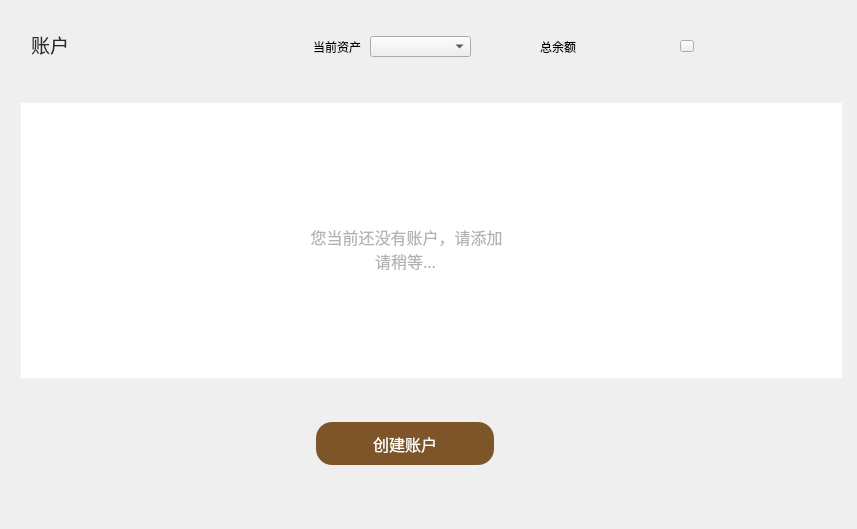
<?xml version="1.0" encoding="UTF-8"?>
<ui version="4.0">
 <class>MainPage</class>
 <widget class="QWidget" name="MainPage">
  <property name="geometry">
   <rect>
    <x>0</x>
    <y>0</y>
    <width>857</width>
    <height>529</height>
   </rect>
  </property>
  <property name="font">
   <font>
    <family>微软雅黑</family>
   </font>
  </property>
  <property name="windowTitle">
   <string>Form</string>
  </property>
  <property name="styleSheet">
   <string notr="true"/>
  </property>
  <widget class="QLabel" name="accountListLabel">
   <property name="geometry">
    <rect>
     <x>31</x>
     <y>34</y>
     <width>91</width>
     <height>21</height>
    </rect>
   </property>
   <property name="font">
    <font>
     <family>微软雅黑</family>
     <pointsize>14</pointsize>
     <weight>50</weight>
     <italic>false</italic>
     <bold>false</bold>
    </font>
   </property>
   <property name="styleSheet">
    <string notr="true">background:transparent;
color: rgb(40, 40, 40);</string>
   </property>
   <property name="text">
    <string>账户</string>
   </property>
  </widget>
  <widget class="QLabel" name="totalBalanceLabel">
   <property name="geometry">
    <rect>
     <x>594</x>
     <y>33</y>
     <width>71</width>
     <height>30</height>
    </rect>
   </property>
   <property name="font">
    <font>
     <family>微软雅黑</family>
     <pointsize>14</pointsize>
    </font>
   </property>
   <property name="styleSheet">
    <string notr="true">background:transparent;</string>
   </property>
   <property name="text">
    <string/>
   </property>
   <property name="alignment">
    <set>Qt::AlignLeading|Qt::AlignLeft|Qt::AlignVCenter</set>
   </property>
  </widget>
  <widget class="QLabel" name="label">
   <property name="geometry">
    <rect>
     <x>515</x>
     <y>36</y>
     <width>61</width>
     <height>21</height>
    </rect>
   </property>
   <property name="font">
    <font>
     <family>微软雅黑</family>
     <pointsize>9</pointsize>
    </font>
   </property>
   <property name="styleSheet">
    <string notr="true">background:transparent;</string>
   </property>
   <property name="text">
    <string>总余额</string>
   </property>
   <property name="alignment">
    <set>Qt::AlignRight|Qt::AlignTrailing|Qt::AlignVCenter</set>
   </property>
  </widget>
  <widget class="QToolButton" name="addAccountBtn">
   <property name="geometry">
    <rect>
     <x>316</x>
     <y>422</y>
     <width>178</width>
     <height>43</height>
    </rect>
   </property>
   <property name="font">
    <font>
     <family>微软雅黑</family>
     <pointsize>12</pointsize>
    </font>
   </property>
   <property name="cursor">
    <cursorShape>PointingHandCursor</cursorShape>
   </property>
   <property name="focusPolicy">
    <enum>Qt::NoFocus</enum>
   </property>
   <property name="styleSheet">
    <string notr="true">QToolButton{background-color:rgb(125,85,40);color:#ffffff;border:none;border-radius:16px;}
QToolButton:hover{background-color:rgb(185,150,85);}
QToolButton:disabled{background-color:#cecece;}</string>
   </property>
   <property name="text">
    <string>创建账户</string>
   </property>
  </widget>
  <widget class="QTableWidget" name="accountTableWidget">
   <property name="geometry">
    <rect>
     <x>20</x>
     <y>102</y>
     <width>823</width>
     <height>277</height>
    </rect>
   </property>
   <property name="cursor" stdset="0">
    <cursorShape>PointingHandCursor</cursorShape>
   </property>
   <property name="layoutDirection">
    <enum>Qt::LeftToRight</enum>
   </property>
   <property name="styleSheet">
    <string notr="true">QTableWidget{border: 1px solid rgb(241,241,248);gridline-color: rgb(241,241,248)}
QHeaderView{background-color:white;min-height:47;}
QHeaderView::section{background-color: white;border: 1px solid rgb(241,241,248);
font: 12px &quot;微软雅黑&quot;;}</string>
   </property>
   <property name="frameShape">
    <enum>QFrame::Box</enum>
   </property>
   <property name="frameShadow">
    <enum>QFrame::Plain</enum>
   </property>
   <property name="verticalScrollBarPolicy">
    <enum>Qt::ScrollBarAsNeeded</enum>
   </property>
   <property name="horizontalScrollBarPolicy">
    <enum>Qt::ScrollBarAlwaysOff</enum>
   </property>
   <property name="autoScroll">
    <bool>true</bool>
   </property>
   <property name="editTriggers">
    <set>QAbstractItemView::NoEditTriggers</set>
   </property>
   <property name="selectionMode">
    <enum>QAbstractItemView::NoSelection</enum>
   </property>
   <property name="iconSize">
    <size>
     <width>19</width>
     <height>12</height>
    </size>
   </property>
   <property name="verticalScrollMode">
    <enum>QAbstractItemView::ScrollPerItem</enum>
   </property>
   <property name="horizontalScrollMode">
    <enum>QAbstractItemView::ScrollPerItem</enum>
   </property>
   <property name="showGrid">
    <bool>true</bool>
   </property>
   <property name="gridStyle">
    <enum>Qt::SolidLine</enum>
   </property>
   <attribute name="horizontalHeaderVisible">
    <bool>false</bool>
   </attribute>
   <attribute name="horizontalHeaderCascadingSectionResizes">
    <bool>false</bool>
   </attribute>
   <attribute name="horizontalHeaderHighlightSections">
    <bool>false</bool>
   </attribute>
   <attribute name="verticalHeaderVisible">
    <bool>false</bool>
   </attribute>
   <attribute name="verticalHeaderHighlightSections">
    <bool>false</bool>
   </attribute>
   <column>
    <property name="text">
     <string>账户</string>
    </property>
    <property name="font">
     <font>
      <family>微软雅黑</family>
     </font>
    </property>
    <property name="textAlignment">
     <set>AlignCenter</set>
    </property>
   </column>
   <column>
    <property name="text">
     <string>地址</string>
    </property>
    <property name="font">
     <font>
      <family>微软雅黑</family>
     </font>
    </property>
    <property name="textAlignment">
     <set>AlignCenter</set>
    </property>
   </column>
   <column>
    <property name="text">
     <string>余额/GDW</string>
    </property>
    <property name="font">
     <font>
      <family>微软雅黑</family>
     </font>
    </property>
    <property name="textAlignment">
     <set>AlignCenter</set>
    </property>
   </column>
  </widget>
  <widget class="QWidget" name="loadingWidget" native="true">
   <property name="geometry">
    <rect>
     <x>190</x>
     <y>170</y>
     <width>461</width>
     <height>171</height>
    </rect>
   </property>
   <property name="styleSheet">
    <string notr="true">background-color: rgb(255, 255, 255);</string>
   </property>
   <widget class="QLabel" name="loadingLabel">
    <property name="geometry">
     <rect>
      <x>110</x>
      <y>50</y>
      <width>211</width>
      <height>81</height>
     </rect>
    </property>
    <property name="font">
     <font>
      <family>微软雅黑</family>
      <pointsize>12</pointsize>
     </font>
    </property>
    <property name="styleSheet">
     <string notr="true">color: rgb(178, 178, 178);
background-color: rgb(255, 255, 255);</string>
    </property>
    <property name="text">
     <string>请稍等...</string>
    </property>
    <property name="alignment">
     <set>Qt::AlignCenter</set>
    </property>
   </widget>
  </widget>
  <widget class="QLabel" name="initLabel">
   <property name="geometry">
    <rect>
     <x>206</x>
     <y>211</y>
     <width>401</width>
     <height>51</height>
    </rect>
   </property>
   <property name="font">
    <font>
     <family>微软雅黑</family>
     <pointsize>12</pointsize>
    </font>
   </property>
   <property name="styleSheet">
    <string notr="true">color: rgb(178, 178, 178);</string>
   </property>
   <property name="text">
    <string>您当前还没有账户，请添加</string>
   </property>
   <property name="alignment">
    <set>Qt::AlignCenter</set>
   </property>
  </widget>
  <widget class="QToolButton" name="scanBtn">
   <property name="geometry">
    <rect>
     <x>680</x>
     <y>40</y>
     <width>14</width>
     <height>12</height>
    </rect>
   </property>
   <property name="cursor">
    <cursorShape>PointingHandCursor</cursorShape>
   </property>
   <property name="text">
    <string/>
   </property>
  </widget>
  <widget class="QLabel" name="scanLabel">
   <property name="geometry">
    <rect>
     <x>679</x>
     <y>38</y>
     <width>16</width>
     <height>16</height>
    </rect>
   </property>
   <property name="cursor">
    <cursorShape>ArrowCursor</cursorShape>
   </property>
   <property name="text">
    <string/>
   </property>
  </widget>
  <widget class="QComboBox" name="assetComboBox">
   <property name="geometry">
    <rect>
     <x>370</x>
     <y>36</y>
     <width>101</width>
     <height>21</height>
    </rect>
   </property>
  </widget>
  <widget class="QLabel" name="label_2">
   <property name="geometry">
    <rect>
     <x>280</x>
     <y>36</y>
     <width>81</width>
     <height>21</height>
    </rect>
   </property>
   <property name="text">
    <string>当前资产</string>
   </property>
   <property name="alignment">
    <set>Qt::AlignRight|Qt::AlignTrailing|Qt::AlignVCenter</set>
   </property>
  </widget>
 </widget>
 <resources/>
 <connections/>
</ui>
